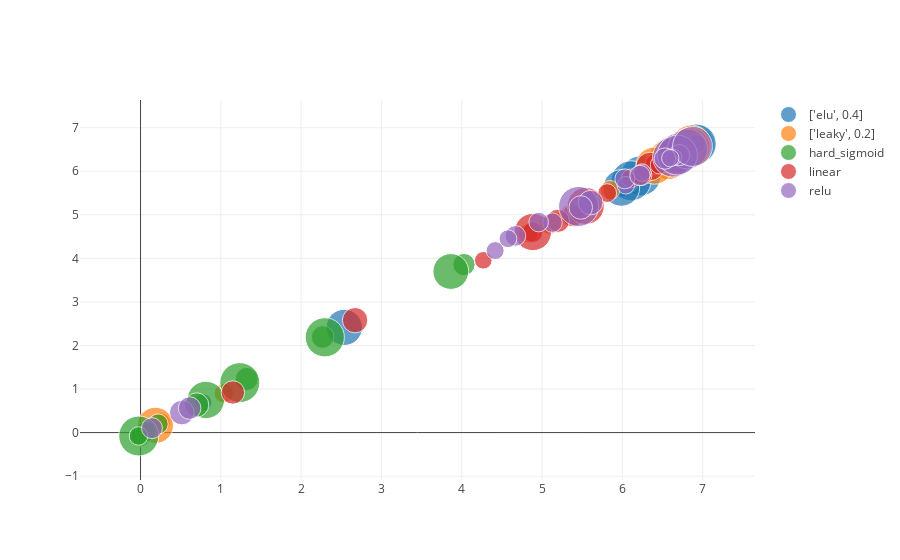

Write notebook code for a chart like this one.
### Code cell
results.results_dataframe_graph(facet='activation',att=['neuronsE','neuronsD','nlayersE','nlayersD', 'activation','fulldrop', 'drop', 'activation_full','lag'])

### Figure 1 — Plotly figure (JSON) as saved in the notebook; plotly's stock layout.template omitted (floating-point values rounded to 4 significant figures)
{"data": [{"marker": {"size": [21, 40, 18.4, 40, 21.4, 21, 40, 16.8, 40, 17.8, 40, 39.8, 18.4, 40, 17.2, 40, 19.4, 22.6, 40, 39.6, 35.8, 40, 20.2, 20, 40, 20.6, 36.6, 36.2, 20.4]}, "mode": "markers", "name": "['elu', 0.4]", "text": ["neuronsE:1024-neuronsD:128-nlayersE:3-nlayersD:3-activation:['elu', 0.4]-fulldrop:0.5-drop:0.3-activation_full:hard_sigmoid-lag:6-activation:['elu', 0.4]", "neuronsE:1024-neuronsD:256-nlayersE:1-nlayersD:2-activation:['elu', 0.4]-fulldrop:0.3-drop:0.1-activation_full:hard_sigmoid-lag:6-activation:['elu', 0.4]", "neuronsE:1024-neuronsD:256-nlayersE:2-nlayersD:2-activation:['elu', 0.4]-fulldrop:0.3-drop:0.3-activation_full:hard_sigmoid-lag:18-activation:['elu', 0.4]", "neuronsE:128-neuronsD:128-nlayersE:1-nlayersD:2-activation:['elu', 0.4]-fulldrop:0.5-drop:0.2-activation_full:linear-lag:6-activation:['elu', 0.4]", "neuronsE:128-neuronsD:128-nlayersE:3-nlayersD:1-activation:['elu', 0.4]-fulldrop:0.2-drop:0.1-activation_full:['leaky', 0.2]-lag:6-activation:['elu', 0.4]", "neuronsE:128-neuronsD:196-nlayersE:2-nlayersD:1-activation:['elu', 0.4]-fulldrop:0.4-drop:0.3-activation_full:relu-lag:18-activation:['elu', 0.4]", "neuronsE:128-neuronsD:64-nlayersE:1-nlayersD:2-activation:['elu', 0.4]-fulldrop:0.1-drop:0.2-activation_full:['leaky', 0.2]-lag:18-activation:['elu', 0.4]", "neuronsE:128-neuronsD:64-nlayersE:2-nlayersD:1-activation:['elu', 0.4]-fulldrop:0.4-drop:0.0-activation_full:hard_sigmoid-lag:6-activation:['elu', 0.4]", "neuronsE:196-neuronsD:1024-nlayersE:1-nlayersD:1-activation:['elu', 0.4]-fulldrop:0.1-drop:0.0-activation_full:hard_sigmoid-lag:18-activation:['elu', 0.4]", "neuronsE:196-neuronsD:256-nlayersE:3-nlayersD:2-activation:['elu', 0.4]-fulldrop:0.3-drop:0.0-activation_full:hard_sigmoid-lag:18-activation:['elu', 0.4]", "neuronsE:196-neuronsD:512-nlayersE:1-nlayersD:2-activation:['elu', 0.4]-fulldrop:0.1-drop:0.0-activation_full:hard_sigmoid-lag:18-activation:['elu', 0.4]", "neuronsE:196-neuronsD:512-nlayersE:1-nlayersD:2-activation:['elu', 0.4]-fulldrop:0.2-drop:0.0-activation_full:hard_sigmoid-lag:18-activation:['elu', 0.4]", "neuronsE:196-neuronsD:512-nlayersE:2-nlayersD:2-activation:['elu', 0.4]-fulldrop:0.5-drop:0.0-activation_full:linear-lag:12-activation:['elu', 0.4]", "neuronsE:196-neuronsD:64-nlayersE:1-nlayersD:1-activation:['elu', 0.4]-fulldrop:0.4-drop:0.2-activation_full:hard_sigmoid-lag:12-activation:['elu', 0.4]", "neuronsE:2048-neuronsD:128-nlayersE:2-nlayersD:3-activation:['elu', 0.4]-fulldrop:0.5-drop:0.4-activation_full:linear-lag:18-activation:['elu', 0.4]", "neuronsE:256-neuronsD:1024-nlayersE:1-nlayersD:2-activation:['elu', 0.4]-fulldrop:0.3-drop:0.1-activation_full:linear-lag:6-activation:['elu', 0.4]", "neuronsE:256-neuronsD:512-nlayersE:3-nlayersD:2-activation:['elu', 0.4]-fulldrop:0.5-drop:0.2-activation_full:hard_sigmoid-lag:18-activation:['elu', 0.4]", "neuronsE:256-neuronsD:64-nlayersE:3-nlayersD:3-activation:['elu', 0.4]-fulldrop:0.5-drop:0.1-activation_full:hard_sigmoid-lag:6-activation:['elu', 0.4]", "neuronsE:32-neuronsD:1024-nlayersE:1-nlayersD:1-activation:['elu', 0.4]-fulldrop:0.0-drop:0.2-activation_full:['leaky', 0.2]-lag:12-activation:['elu', 0.4]", "neuronsE:32-neuronsD:128-nlayersE:1-nlayersD:3-activation:['elu', 0.4]-fulldrop:0.2-drop:0.0-activation_full:linear-lag:18-activation:['elu', 0.4]", "neuronsE:32-neuronsD:2048-nlayersE:1-nlayersD:2-activation:['elu', 0.4]-fulldrop:0.3-drop:0.0-activation_full:['leaky', 0.2]-lag:12-activation:['elu', 0.4]", "neuronsE:512-neuronsD:1024-nlayersE:1-nlayersD:2-activation:['elu', 0.4]-fulldrop:0.2-drop:0.0-activation_full:hard_sigmoid-lag:18-activation:['elu', 0.4]", "neuronsE:512-neuronsD:1024-nlayersE:3-nlayersD:2-activation:['elu', 0.4]-fulldrop:0.3-drop:0.1-activation_full:hard_sigmoid-lag:6-activation:['elu', 0.4]", "neuronsE:512-neuronsD:32-nlayersE:3-nlayersD:3-activation:['elu', 0.4]-fulldrop:0.3-drop:0.1-activation_full:relu-lag:12-activation:['elu', 0.4]", "neuronsE:512-neuronsD:512-nlayersE:1-nlayersD:2-activation:['elu', 0.4]-fulldrop:0.4-drop:0.0-activation_full:linear-lag:12-activation:['elu', 0.4]", "neuronsE:512-neuronsD:512-nlayersE:2-nlayersD:1-activation:['elu', 0.4]-fulldrop:0.2-drop:0.0-activation_full:hard_sigmoid-lag:12-activation:['elu', 0.4]", "neuronsE:512-neuronsD:64-nlayersE:1-nlayersD:2-activation:['elu', 0.4]-fulldrop:0.4-drop:0.3-activation_full:relu-lag:12-activation:['elu', 0.4]", "neuronsE:64-neuronsD:196-nlayersE:1-nlayersD:2-activation:['elu', 0.4]-fulldrop:0.1-drop:0.5-activation_full:['elu', 0.4]-lag:12-activation:['elu', 0.4]", "neuronsE:64-neuronsD:196-nlayersE:2-nlayersD:2-activation:['elu', 0.4]-fulldrop:0.1-drop:0.0-activation_full:hard_sigmoid-lag:12-activation:['elu', 0.4]"], "type": "scatter", "uid": "6251392f-f66a-4e61-9dd1-14f2b2600887", "x": [5.967, 6.869, 5.568, 6.231, 6.563, 5.576, 6.109, 6.768, 6.905, 6.898, 6.885, 6.798, 6.712, 6.805, 0.7804, 6.742, 6.077, 6.548, 6.68, 6.656, 6.682, 6.896, 6.655, 6.613, 6.921, 6.903, 5.988, 2.537, 6.76], "y": [5.635, 6.582, 5.19, 5.896, 6.269, 5.268, 5.781, 6.485, 6.619, 6.596, 6.59, 6.514, 6.395, 6.519, 0.6933, 6.459, 5.737, 6.276, 6.4, 6.375, 6.424, 6.592, 6.327, 6.296, 6.626, 6.614, 5.617, 2.415, 6.494]}, {"marker": {"size": [20.6, 40, 19.4, 40, 19.6, 40, 19.4, 40, 39.6, 19, 20.4, 19.8, 21.4, 39.8, 18.6, 19, 40, 20, 21.8, 17.4, 21.4, 20.2, 19.2, 19.2, 37.2, 20, 20.2, 36.2, 40, 18.6]}, "mode": "markers", "name": "['leaky', 0.2]", "text": ["neuronsE:1024-neuronsD:1024-nlayersE:2-nlayersD:1-activation:['leaky', 0.2]-fulldrop:0.1-drop:0.0-activation_full:linear-lag:12-activation:['leaky', 0.2]", "neuronsE:1024-neuronsD:196-nlayersE:1-nlayersD:2-activation:['leaky', 0.2]-fulldrop:0.1-drop:0.0-activation_full:hard_sigmoid-lag:12-activation:['leaky', 0.2]", "neuronsE:1024-neuronsD:196-nlayersE:3-nlayersD:3-activation:['leaky', 0.2]-fulldrop:0.0-drop:0.4-activation_full:hard_sigmoid-lag:18-activation:['leaky', 0.2]", "neuronsE:1024-neuronsD:256-nlayersE:1-nlayersD:2-activation:['leaky', 0.2]-fulldrop:0.4-drop:0.0-activation_full:hard_sigmoid-lag:12-activation:['leaky', 0.2]", "neuronsE:1024-neuronsD:256-nlayersE:3-nlayersD:2-activation:['leaky', 0.2]-fulldrop:0.4-drop:0.4-activation_full:['leaky', 0.2]-lag:12-activation:['leaky', 0.2]", "neuronsE:128-neuronsD:128-nlayersE:1-nlayersD:1-activation:['leaky', 0.2]-fulldrop:0.1-drop:0.1-activation_full:linear-lag:6-activation:['leaky', 0.2]", "neuronsE:128-neuronsD:2048-nlayersE:3-nlayersD:3-activation:['leaky', 0.2]-fulldrop:0.1-drop:0.3-activation_full:['elu', 0.4]-lag:6-activation:['leaky', 0.2]", "neuronsE:128-neuronsD:256-nlayersE:1-nlayersD:2-activation:['leaky', 0.2]-fulldrop:0.5-drop:0.0-activation_full:hard_sigmoid-lag:12-activation:['leaky', 0.2]", "neuronsE:128-neuronsD:512-nlayersE:1-nlayersD:3-activation:['leaky', 0.2]-fulldrop:0.1-drop:0.1-activation_full:relu-lag:12-activation:['leaky', 0.2]", "neuronsE:196-neuronsD:128-nlayersE:2-nlayersD:1-activation:['leaky', 0.2]-fulldrop:0.5-drop:0.5-activation_full:linear-lag:12-activation:['leaky', 0.2]", "neuronsE:196-neuronsD:256-nlayersE:3-nlayersD:2-activation:['leaky', 0.2]-fulldrop:0.1-drop:0.0-activation_full:linear-lag:12-activation:['leaky', 0.2]", "neuronsE:196-neuronsD:32-nlayersE:2-nlayersD:2-activation:['leaky', 0.2]-fulldrop:0.2-drop:0.5-activation_full:['elu', 0.4]-lag:12-activation:['leaky', 0.2]", "neuronsE:196-neuronsD:64-nlayersE:2-nlayersD:3-activation:['leaky', 0.2]-fulldrop:0.2-drop:0.4-activation_full:['elu', 0.4]-lag:12-activation:['leaky', 0.2]", "neuronsE:256-neuronsD:1024-nlayersE:1-nlayersD:2-activation:['leaky', 0.2]-fulldrop:0.0-drop:0.0-activation_full:hard_sigmoid-lag:12-activation:['leaky', 0.2]", "neuronsE:256-neuronsD:128-nlayersE:3-nlayersD:2-activation:['leaky', 0.2]-fulldrop:0.4-drop:0.0-activation_full:linear-lag:6-activation:['leaky', 0.2]", "neuronsE:256-neuronsD:196-nlayersE:2-nlayersD:1-activation:['leaky', 0.2]-fulldrop:0.4-drop:0.0-activation_full:hard_sigmoid-lag:12-activation:['leaky', 0.2]", "neuronsE:256-neuronsD:256-nlayersE:1-nlayersD:1-activation:['leaky', 0.2]-fulldrop:0.3-drop:0.1-activation_full:linear-lag:18-activation:['leaky', 0.2]", "neuronsE:256-neuronsD:256-nlayersE:3-nlayersD:2-activation:['leaky', 0.2]-fulldrop:0.4-drop:0.0-activation_full:linear-lag:12-activation:['leaky', 0.2]", "neuronsE:256-neuronsD:256-nlayersE:3-nlayersD:2-activation:['leaky', 0.2]-fulldrop:0.4-drop:0.1-activation_full:linear-lag:6-activation:['leaky', 0.2]", "neuronsE:256-neuronsD:512-nlayersE:2-nlayersD:1-activation:['leaky', 0.2]-fulldrop:0.2-drop:0.0-activation_full:linear-lag:18-activation:['leaky', 0.2]", "neuronsE:256-neuronsD:512-nlayersE:3-nlayersD:1-activation:['leaky', 0.2]-fulldrop:0.3-drop:0.0-activation_full:hard_sigmoid-lag:18-activation:['leaky', 0.2]", "neuronsE:32-neuronsD:2048-nlayersE:3-nlayersD:1-activation:['leaky', 0.2]-fulldrop:0.4-drop:0.1-activation_full:relu-lag:12-activation:['leaky', 0.2]", "neuronsE:32-neuronsD:256-nlayersE:3-nlayersD:1-activation:['leaky', 0.2]-fulldrop:0.3-drop:0.5-activation_full:hard_sigmoid-lag:18-activation:['leaky', 0.2]", "neuronsE:32-neuronsD:512-nlayersE:2-nlayersD:2-activation:['leaky', 0.2]-fulldrop:0.2-drop:0.3-activation_full:['elu', 0.4]-lag:18-activation:['leaky', 0.2]", "neuronsE:32-neuronsD:64-nlayersE:1-nlayersD:1-activation:['leaky', 0.2]-fulldrop:0.4-drop:0.1-activation_full:hard_sigmoid-lag:18-activation:['leaky', 0.2]", "neuronsE:512-neuronsD:1024-nlayersE:2-nlayersD:1-activation:['leaky', 0.2]-fulldrop:0.1-drop:0.1-activation_full:linear-lag:18-activation:['leaky', 0.2]", "neuronsE:512-neuronsD:1024-nlayersE:3-nlayersD:2-activation:['leaky', 0.2]-fulldrop:0.5-drop:0.1-activation_full:hard_sigmoid-lag:18-activation:['leaky', 0.2]", "neuronsE:512-neuronsD:196-nlayersE:1-nlayersD:1-activation:['leaky', 0.2]-fulldrop:0.0-drop:0.5-activation_full:['elu', 0.4]-lag:18-activation:['leaky', 0.2]", "neuronsE:512-neuronsD:512-nlayersE:1-nlayersD:1-activation:['leaky', 0.2]-fulldrop:0.1-drop:0.0-activation_full:hard_sigmoid-lag:12-activation:['leaky', 0.2]", "neuronsE:512-neuronsD:64-nlayersE:3-nlayersD:2-activation:['leaky', 0.2]-fulldrop:0.3-drop:0.4-activation_full:hard_sigmoid-lag:12-activation:['leaky', 0.2]"], "type": "scatter", "uid": "d9e5bfc3-7265-4ef9-970b-69b206e70721", "x": [6.827, 6.855, 1.036, 6.862, 5.095, 6.572, 5.847, 6.795, 6.715, 0.2527, 6.689, 0.09116, 5.351, 6.821, 6.784, 6.813, 6.859, 6.68, 6.741, 6.832, 6.661, 6.484, 0.2531, 4.826, 6.401, 6.679, 6.616, 0.1846, 6.844, 5.159], "y": [6.492, 6.538, 0.9004, 6.549, 4.777, 6.268, 5.566, 6.514, 6.429, 0.2152, 6.418, 0.07109, 4.988, 6.53, 6.534, 6.528, 6.603, 6.43, 6.424, 6.524, 6.364, 6.233, 0.2331, 4.573, 6.129, 6.349, 6.292, 0.1652, 6.545, 4.859]}, {"marker": {"size": [17.2, 37.4, 20.2, 22.2, 35.8, 23, 21.4, 22.6, 16.2, 18.8, 17.6, 20.4, 40, 40, 39.2, 18.6, 24.2]}, "mode": "markers", "name": "hard_sigmoid", "text": ["neuronsE:1024-neuronsD:1024-nlayersE:3-nlayersD:1-activation:hard_sigmoid-fulldrop:0.1-drop:0.4-activation_full:['elu', 0.4]-lag:6-activation:hard_sigmoid", "neuronsE:1024-neuronsD:256-nlayersE:1-nlayersD:3-activation:hard_sigmoid-fulldrop:0.3-drop:0.0-activation_full:['leaky', 0.2]-lag:12-activation:hard_sigmoid", "neuronsE:128-neuronsD:1024-nlayersE:2-nlayersD:2-activation:hard_sigmoid-fulldrop:0.2-drop:0.4-activation_full:['elu', 0.4]-lag:6-activation:hard_sigmoid", "neuronsE:128-neuronsD:128-nlayersE:2-nlayersD:2-activation:hard_sigmoid-fulldrop:0.2-drop:0.0-activation_full:relu-lag:18-activation:hard_sigmoid", "neuronsE:128-neuronsD:256-nlayersE:1-nlayersD:1-activation:hard_sigmoid-fulldrop:0.4-drop:0.0-activation_full:['elu', 0.4]-lag:12-activation:hard_sigmoid", "neuronsE:196-neuronsD:1024-nlayersE:2-nlayersD:2-activation:hard_sigmoid-fulldrop:0.2-drop:0.3-activation_full:['leaky', 0.2]-lag:12-activation:hard_sigmoid", "neuronsE:196-neuronsD:128-nlayersE:2-nlayersD:3-activation:hard_sigmoid-fulldrop:0.5-drop:0.3-activation_full:['elu', 0.4]-lag:6-activation:hard_sigmoid", "neuronsE:2048-neuronsD:2048-nlayersE:1-nlayersD:1-activation:hard_sigmoid-fulldrop:0.3-drop:0.5-activation_full:['elu', 0.4]-lag:6-activation:hard_sigmoid", "neuronsE:2048-neuronsD:512-nlayersE:3-nlayersD:1-activation:hard_sigmoid-fulldrop:0.0-drop:0.5-activation_full:linear-lag:6-activation:hard_sigmoid", "neuronsE:2048-neuronsD:512-nlayersE:3-nlayersD:2-activation:hard_sigmoid-fulldrop:0.3-drop:0.5-activation_full:['elu', 0.4]-lag:6-activation:hard_sigmoid", "neuronsE:2048-neuronsD:64-nlayersE:3-nlayersD:2-activation:hard_sigmoid-fulldrop:0.1-drop:0.1-activation_full:relu-lag:12-activation:hard_sigmoid", "neuronsE:256-neuronsD:196-nlayersE:3-nlayersD:3-activation:hard_sigmoid-fulldrop:0.2-drop:0.3-activation_full:hard_sigmoid-lag:12-activation:hard_sigmoid", "neuronsE:32-neuronsD:512-nlayersE:1-nlayersD:3-activation:hard_sigmoid-fulldrop:0.1-drop:0.5-activation_full:['leaky', 0.2]-lag:18-activation:hard_sigmoid", "neuronsE:512-neuronsD:1024-nlayersE:1-nlayersD:3-activation:hard_sigmoid-fulldrop:0.2-drop:0.3-activation_full:linear-lag:6-activation:hard_sigmoid", "neuronsE:512-neuronsD:2048-nlayersE:1-nlayersD:1-activation:hard_sigmoid-fulldrop:0.1-drop:0.5-activation_full:linear-lag:6-activation:hard_sigmoid", "neuronsE:64-neuronsD:2048-nlayersE:2-nlayersD:3-activation:hard_sigmoid-fulldrop:0.4-drop:0.2-activation_full:['elu', 0.4]-lag:6-activation:hard_sigmoid", "neuronsE:64-neuronsD:512-nlayersE:2-nlayersD:2-activation:hard_sigmoid-fulldrop:0.1-drop:0.0-activation_full:relu-lag:6-activation:hard_sigmoid"], "type": "scatter", "uid": "d8f04073-31e9-441f-a05e-cb22ad0bcb38", "x": [-0.02131, 0.8135, 0.2191, 4.028, 3.864, 1.323, -0.007995, 2.268, -0.01513, -0.01954, -0.007439, 0.06494, 1.237, -0.02226, 2.295, -0.02523, 0.6997], "y": [-0.06787, 0.7495, 0.1962, 3.859, 3.699, 1.231, -0.08091, 2.194, -0.05928, -0.09979, -0.08735, 0.02164, 1.147, -0.07861, 2.188, -0.07798, 0.6339]}, {"marker": {"size": [22.4, 20.2, 17.6, 20.4, 37, 17.6, 18.8, 37.2, 23.2, 28.6, 20.8, 23.4, 18.6, 25.4, 35.8, 18.8]}, "mode": "markers", "name": "linear", "text": ["neuronsE:1024-neuronsD:196-nlayersE:2-nlayersD:3-activation:linear-fulldrop:0.2-drop:0.2-activation_full:relu-lag:18-activation:linear", "neuronsE:196-neuronsD:1024-nlayersE:2-nlayersD:2-activation:linear-fulldrop:0.1-drop:0.1-activation_full:hard_sigmoid-lag:6-activation:linear", "neuronsE:196-neuronsD:128-nlayersE:2-nlayersD:1-activation:linear-fulldrop:0.2-drop:0.0-activation_full:['elu', 0.4]-lag:18-activation:linear", "neuronsE:196-neuronsD:196-nlayersE:3-nlayersD:2-activation:linear-fulldrop:0.3-drop:0.3-activation_full:linear-lag:12-activation:linear", "neuronsE:2048-neuronsD:2048-nlayersE:1-nlayersD:1-activation:linear-fulldrop:0.3-drop:0.2-activation_full:hard_sigmoid-lag:6-activation:linear", "neuronsE:2048-neuronsD:2048-nlayersE:2-nlayersD:3-activation:linear-fulldrop:0.2-drop:0.1-activation_full:['elu', 0.4]-lag:12-activation:linear", "neuronsE:2048-neuronsD:64-nlayersE:2-nlayersD:2-activation:linear-fulldrop:0.4-drop:0.1-activation_full:['elu', 0.4]-lag:6-activation:linear", "neuronsE:256-neuronsD:128-nlayersE:1-nlayersD:3-activation:linear-fulldrop:0.1-drop:0.4-activation_full:hard_sigmoid-lag:6-activation:linear", "neuronsE:256-neuronsD:196-nlayersE:3-nlayersD:3-activation:linear-fulldrop:0.2-drop:0.4-activation_full:linear-lag:6-activation:linear", "neuronsE:32-neuronsD:512-nlayersE:1-nlayersD:1-activation:linear-fulldrop:0.0-drop:0.1-activation_full:hard_sigmoid-lag:6-activation:linear", "neuronsE:512-neuronsD:196-nlayersE:3-nlayersD:1-activation:linear-fulldrop:0.1-drop:0.1-activation_full:linear-lag:18-activation:linear", "neuronsE:512-neuronsD:32-nlayersE:3-nlayersD:1-activation:linear-fulldrop:0.3-drop:0.4-activation_full:hard_sigmoid-lag:12-activation:linear", "neuronsE:64-neuronsD:1024-nlayersE:3-nlayersD:2-activation:linear-fulldrop:0.2-drop:0.0-activation_full:['leaky', 0.2]-lag:6-activation:linear", "neuronsE:64-neuronsD:196-nlayersE:3-nlayersD:3-activation:linear-fulldrop:0.3-drop:0.4-activation_full:linear-lag:12-activation:linear", "neuronsE:64-neuronsD:256-nlayersE:1-nlayersD:1-activation:linear-fulldrop:0.0-drop:0.0-activation_full:['elu', 0.4]-lag:18-activation:linear", "neuronsE:64-neuronsD:64-nlayersE:2-nlayersD:1-activation:linear-fulldrop:0.4-drop:0.2-activation_full:linear-lag:12-activation:linear"], "type": "scatter", "uid": "2105705e-a2f9-4f99-9621-8a2fd46c550a", "x": [5.385, 6.411, 6.796, 4.882, 5.545, 4.268, 6.105, 4.886, 5.198, 6.347, 6.239, 1.15, 6.464, 2.672, 6.642, 5.811], "y": [4.98, 6.163, 6.539, 4.598, 5.203, 3.955, 5.836, 4.605, 4.861, 6.11, 5.913, 0.9209, 6.15, 2.58, 6.361, 5.499]}, {"marker": {"size": [18, 22, 19.8, 17.6, 40, 18.8, 40, 40, 17.6, 19.6, 18, 19.2, 18.4, 17.6, 40, 40, 24.6, 19.6, 20.6, 21.2, 16.2, 23.6, 21, 40, 20, 21.4, 24.6, 22.6, 17.8, 17.4, 20.4]}, "mode": "markers", "name": "relu", "text": ["neuronsE:1024-neuronsD:1024-nlayersE:2-nlayersD:2-activation:relu-fulldrop:0.2-drop:0.1-activation_full:hard_sigmoid-lag:6-activation:relu", "neuronsE:1024-neuronsD:512-nlayersE:2-nlayersD:1-activation:relu-fulldrop:0.4-drop:0.0-activation_full:['elu', 0.4]-lag:12-activation:relu", "neuronsE:128-neuronsD:1024-nlayersE:3-nlayersD:2-activation:relu-fulldrop:0.0-drop:0.1-activation_full:linear-lag:12-activation:relu", "neuronsE:128-neuronsD:196-nlayersE:3-nlayersD:2-activation:relu-fulldrop:0.1-drop:0.0-activation_full:hard_sigmoid-lag:18-activation:relu", "neuronsE:128-neuronsD:256-nlayersE:1-nlayersD:3-activation:relu-fulldrop:0.3-drop:0.4-activation_full:relu-lag:18-activation:relu", "neuronsE:128-neuronsD:256-nlayersE:2-nlayersD:2-activation:relu-fulldrop:0.4-drop:0.1-activation_full:linear-lag:18-activation:relu", "neuronsE:128-neuronsD:512-nlayersE:1-nlayersD:2-activation:relu-fulldrop:0.4-drop:0.1-activation_full:hard_sigmoid-lag:6-activation:relu", "neuronsE:128-neuronsD:512-nlayersE:1-nlayersD:2-activation:relu-fulldrop:0.1-drop:0.1-activation_full:hard_sigmoid-lag:18-activation:relu", "neuronsE:128-neuronsD:512-nlayersE:2-nlayersD:2-activation:relu-fulldrop:0.1-drop:0.2-activation_full:linear-lag:12-activation:relu", "neuronsE:196-neuronsD:128-nlayersE:2-nlayersD:2-activation:relu-fulldrop:0.2-drop:0.5-activation_full:hard_sigmoid-lag:6-activation:relu", "neuronsE:196-neuronsD:196-nlayersE:2-nlayersD:2-activation:relu-fulldrop:0.5-drop:0.4-activation_full:['elu', 0.4]-lag:18-activation:relu", "neuronsE:196-neuronsD:256-nlayersE:2-nlayersD:1-activation:relu-fulldrop:0.2-drop:0.0-activation_full:hard_sigmoid-lag:12-activation:relu", "neuronsE:196-neuronsD:512-nlayersE:2-nlayersD:2-activation:relu-fulldrop:0.1-drop:0.0-activation_full:hard_sigmoid-lag:12-activation:relu", "neuronsE:2048-neuronsD:1024-nlayersE:2-nlayersD:3-activation:relu-fulldrop:0.4-drop:0.3-activation_full:['leaky', 0.2]-lag:6-activation:relu", "neuronsE:256-neuronsD:1024-nlayersE:1-nlayersD:1-activation:relu-fulldrop:0.2-drop:0.1-activation_full:hard_sigmoid-lag:6-activation:relu", "neuronsE:256-neuronsD:256-nlayersE:1-nlayersD:1-activation:relu-fulldrop:0.1-drop:0.1-activation_full:linear-lag:12-activation:relu", "neuronsE:256-neuronsD:64-nlayersE:3-nlayersD:1-activation:relu-fulldrop:0.0-drop:0.3-activation_full:['elu', 0.4]-lag:18-activation:relu", "neuronsE:32-neuronsD:1024-nlayersE:3-nlayersD:1-activation:relu-fulldrop:0.5-drop:0.5-activation_full:['leaky', 0.2]-lag:6-activation:relu", "neuronsE:32-neuronsD:2048-nlayersE:2-nlayersD:1-activation:relu-fulldrop:0.2-drop:0.3-activation_full:['leaky', 0.2]-lag:12-activation:relu", "neuronsE:512-neuronsD:1024-nlayersE:2-nlayersD:2-activation:relu-fulldrop:0.1-drop:0.1-activation_full:hard_sigmoid-lag:12-activation:relu", "neuronsE:512-neuronsD:1024-nlayersE:3-nlayersD:1-activation:relu-fulldrop:0.5-drop:0.1-activation_full:linear-lag:18-activation:relu", "neuronsE:512-neuronsD:128-nlayersE:2-nlayersD:2-activation:relu-fulldrop:0.5-drop:0.4-activation_full:['leaky', 0.2]-lag:12-activation:relu", "neuronsE:512-neuronsD:2048-nlayersE:2-nlayersD:3-activation:relu-fulldrop:0.3-drop:0.5-activation_full:relu-lag:12-activation:relu", "neuronsE:512-neuronsD:512-nlayersE:1-nlayersD:1-activation:relu-fulldrop:0.4-drop:0.0-activation_full:linear-lag:12-activation:relu", "neuronsE:64-neuronsD:1024-nlayersE:3-nlayersD:3-activation:relu-fulldrop:0.4-drop:0.3-activation_full:hard_sigmoid-lag:6-activation:relu", "neuronsE:64-neuronsD:196-nlayersE:2-nlayersD:3-activation:relu-fulldrop:0.2-drop:0.0-activation_full:linear-lag:6-activation:relu", "neuronsE:64-neuronsD:196-nlayersE:3-nlayersD:2-activation:relu-fulldrop:0.5-drop:0.5-activation_full:['elu', 0.4]-lag:12-activation:relu", "neuronsE:64-neuronsD:2048-nlayersE:2-nlayersD:1-activation:relu-fulldrop:0.3-drop:0.4-activation_full:['elu', 0.4]-lag:18-activation:relu", "neuronsE:64-neuronsD:2048-nlayersE:3-nlayersD:2-activation:relu-fulldrop:0.5-drop:0.5-activation_full:linear-lag:6-activation:relu", "neuronsE:64-neuronsD:512-nlayersE:2-nlayersD:2-activation:relu-fulldrop:0.2-drop:0.1-activation_full:['leaky', 0.2]-lag:18-activation:relu", "neuronsE:64-neuronsD:64-nlayersE:2-nlayersD:1-activation:relu-fulldrop:0.5-drop:0.2-activation_full:linear-lag:6-activation:relu"], "type": "scatter", "uid": "6c962ef2-c592-401b-beed-64856ae1e6d1", "x": [6.718, 6.754, 6.622, 6.527, 5.455, 6.652, 6.708, 6.627, 6.248, 5.13, 4.417, 6.919, 6.689, 6.043, 6.812, 6.685, 5.606, 4.959, 4.669, 6.708, 6.641, 5.483, 0.1426, 6.875, 6.032, 6.53, 0.5137, 0.6113, 4.576, 6.597, 6.22], "y": [6.383, 6.531, 6.286, 6.235, 5.192, 6.322, 6.421, 6.326, 5.968, 4.82, 4.178, 6.628, 6.417, 5.679, 6.512, 6.372, 5.281, 4.832, 4.516, 6.37, 6.321, 5.168, 0.1017, 6.571, 5.825, 6.291, 0.4592, 0.5624, 4.451, 6.301, 5.902]}], "layout": {}}
